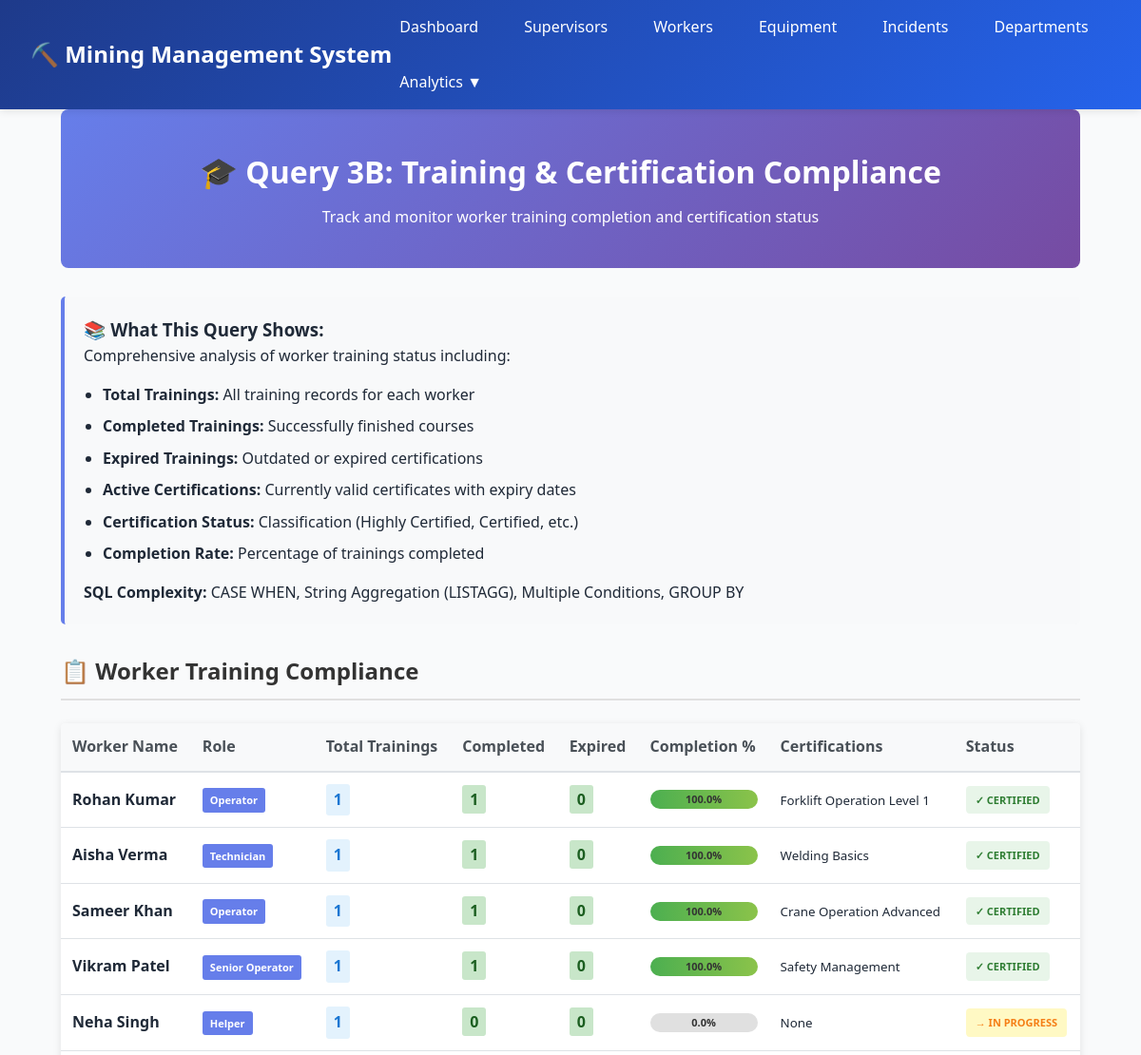
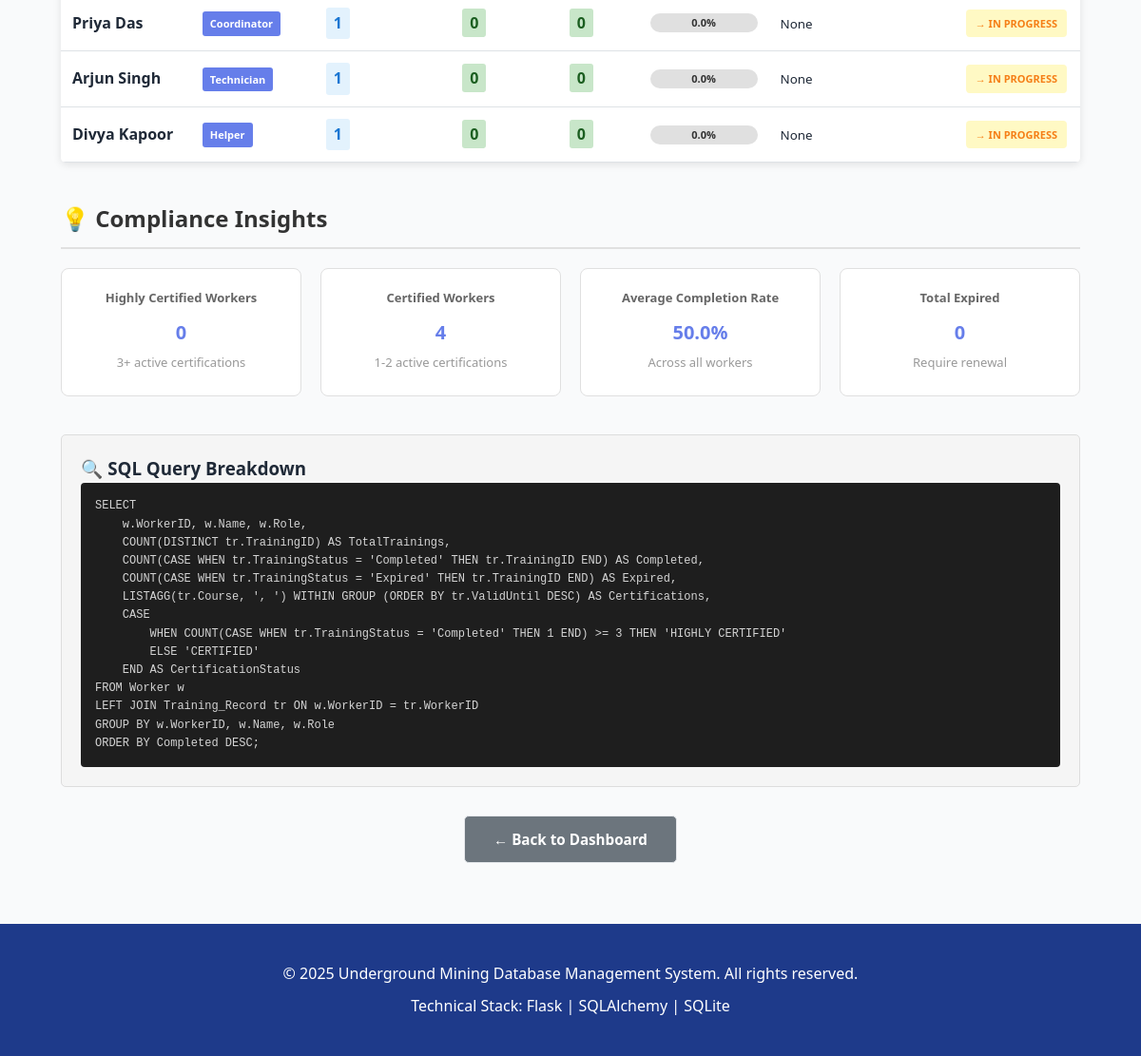
Screenshot of /analytics/query-3b-training with the database file from the repository (2 pictures, top to bottom).
### app.py (models this page shows)
class Worker(db.Model):
    __tablename__ = 'Worker'
    WorkerID = db.Column(db.Integer, primary_key=True, autoincrement=True)
    Name = db.Column(db.String(50), nullable=False)
    Age = db.Column(db.Integer)
    Role = db.Column(db.String(30))
    Contact = db.Column(db.String(20))
    S_ID = db.Column(db.Integer, db.ForeignKey('Supervisor.SupervisorID'))
    DepartmentID = db.Column(db.Integer, db.ForeignKey('Department.DepartmentID'))
    HireDate = db.Column(db.Date)
    Salary = db.Column(db.Float)
    EmploymentStatus = db.Column(db.String(20), default='Active')

class TrainingRecord(db.Model):
    __tablename__ = 'Training_Record'
    TrainingID = db.Column(db.Integer, primary_key=True, autoincrement=True)
    WorkerID = db.Column(db.Integer, db.ForeignKey('Worker.WorkerID'), nullable=False)
    TrainingDate = db.Column(db.Date, default=datetime.now)
    Course = db.Column(db.String(100))
    ValidUntil = db.Column(db.Date)
    TrainingStatus = db.Column(db.String(20), default='Completed')
    TrainingLevel = db.Column(db.String(30))
    Certified_By = db.Column(db.Integer, db.ForeignKey('Supervisor.SupervisorID'))

### app.py (the view)
@app.route('/analytics/query-3b-training')
@handle_errors
def query_3b_training():
    workers_training = db.session.query(
        Worker.WorkerID,
        Worker.Name,
        Worker.Role,
        func.count(distinct=TrainingRecord.TrainingID).label('total_trainings'),
        func.sum(db.case((TrainingRecord.TrainingStatus == 'Completed', 1), else_=0)).label('completed'),
        func.sum(db.case((TrainingRecord.TrainingStatus == 'Expired', 1), else_=0)).label('expired')
    ).outerjoin(TrainingRecord).group_by(Worker.WorkerID, Worker.Name, Worker.Role).order_by(
        desc(func.sum(db.case((TrainingRecord.TrainingStatus == 'Completed', 1), else_=0)))
    ).all()
    enriched_training = []
    for row in workers_training:
        total = row.total_trainings or 0
        completed = row.completed or 0
        expired = row.expired or 0
        certs = TrainingRecord.query.filter_by(WorkerID=row.WorkerID, TrainingStatus='Completed').all()
        cert_list = [c.Course for c in certs] if certs else []
        if total == 0:
            cert_status = 'NO CERTIFICATIONS'
        elif completed >= 3:
            cert_status = 'HIGHLY CERTIFIED'
        elif completed >= 1:
            cert_status = 'CERTIFIED'
        else:
            cert_status = 'IN PROGRESS'
        enriched_training.append({
            'worker_id': row.WorkerID,
            'name': row.Name,
            'role': row.Role,
            'total_trainings': total,
            'completed': completed,
            'expired': expired,
            'certifications': ', '.join(cert_list) if cert_list else 'None',
            'cert_status': cert_status,
            'completion_rate': round((completed / total * 100) if total > 0 else 0, 1)
        })
    return render_template('query_3b_training.html', workers=enriched_training)

### app.py (called while the page is built)
def handle_errors(f):
    @wraps(f)
    def decorated_function(*args, **kwargs):
        try:
            return f(*args, **kwargs)
        except Exception as e:
            print(f"Error: {str(e)}")
            print(traceback.format_exc())
            flash(f"Error: {str(e)}", "error")
            return redirect(url_for('index'))
    return decorated_function

@app.context_processor
def inject_helpers():
    def get_worker(worker_id):
        return Worker.query.get(worker_id) if worker_id else None
    def get_equipment(equip_id):
        return Equipment.query.get(equip_id) if equip_id else None
    return dict(get_worker=get_worker, get_equipment=get_equipment)

### templates/query_3b_training.html (shortened to what this page needs)
{% extends 'base.html' %}
{% block content %}
<div class="container">
    <div class="page-header-detailed">
        <h1>🎓 Query 3B: Training & Certification Compliance</h1>
        <p>Track and monitor worker training completion and certification status</p>
    </div>
    <div class="query-info-box">
        <h3>📚 What This Query Shows:</h3>
        <p>Comprehensive analysis of worker training status including:</p>
        <ul>
            <li><strong>Total Trainings:</strong> All training records for each worker</li>
            <li><strong>Completed Trainings:</strong> Successfully finished courses</li>
            <li><strong>Expired Trainings:</strong> Outdated or expired certifications</li>
            <li><strong>Active Certifications:</strong> Currently valid certificates with expiry dates</li>
            <li><strong>Certification Status:</strong> Classification (Highly Certified, Certified, etc.)</li>
            <li><strong>Completion Rate:</strong> Percentage of trainings completed</li>
        </ul>
        <p><strong>SQL Complexity:</strong> CASE WHEN, String Aggregation (LISTAGG), Multiple Conditions, GROUP BY</p>
    </div>
    {% if workers %}
    <div class="results-section">
        <h2>📋 Worker Training Compliance</h2>
        <div class="table-responsive">
            <table class="data-table training-table">
                <thead>
                    <tr>
                        <th>Worker Name</th>
                        <th>Role</th>
                        <th>Total Trainings</th>
                        <th>Completed</th>
                        <th>Expired</th>
                        <th>Completion %</th>
                        <th>Certifications</th>
                        <th>Status</th>
                    </tr>
                </thead>
                <tbody>
                    {% for worker in workers %}
                    <tr class="cert-{{ worker.cert_status|lower|replace(' ', '-') }}">
                        <td><strong>{{ worker.name }}</strong></td>
                        <td><span class="badge">{{ worker.role }}</span></td>
                        <td><span class="count-badge">{{ worker.total_trainings }}</span></td>
                        <td><span class="count-green">{{ worker.completed }}</span></td>
                        <td>
                            {% if worker.expired > 0 %}
                                <span class="count-red">{{ worker.expired }}</span>
                            {% else %}
                                <span class="count-green">0</span>
                            {% endif %}
                        </td>
                        <td>
                            <div class="progress-bar">
                                <div class="progress-fill" style="width: {{ worker.completion_rate }}%;"></div>
                                <span class="progress-text">{{ worker.completion_rate }}%</span>
                            </div>
                        </td>
                        <td><small>{{ worker.certifications }}</small></td>
                        <td>
                            {% if worker.cert_status == 'HIGHLY CERTIFIED' %}
                                <span class="status-badge highly-certified">⭐ HIGHLY CERTIFIED</span>
                            {% elif worker.cert_status == 'CERTIFIED' %}
                                <span class="status-badge certified">✓ CERTIFIED</span>
                            {% elif worker.cert_status == 'IN PROGRESS' %}
                                <span class="status-badge in-progress">→ IN PROGRESS</span>
                            {% else %}
                                <span class="status-badge not-certified">⚠️ NO CERTS</span>
                            {% endif %}
                        </td>
                    </tr>
                    {% endfor %}
                </tbody>
            </table>
        </div>
    </div>
    <div class="insights-section">
        <h2>💡 Compliance Insights</h2>
        <div class="insights-grid">
            <div class="insight-card">
                <h4>Highly Certified Workers</h4>
                <p><strong>{{ workers|selectattr('cert_status', 'equalto', 'HIGHLY CERTIFIED')|list|length }}</strong></p>
                <p>3+ active certifications</p>
            </div>
            <div class="insight-card">
                <h4>Certified Workers</h4>
                <p><strong>{{ workers|selectattr('cert_status', 'equalto', 'CERTIFIED')|list|length }}</strong></p>
                <p>1-2 active certifications</p>
            </div>
            <div class="insight-card">
                <h4>Average Completion Rate</h4>
                <p><strong>{{ (workers|sum(attribute='completion_rate') / workers|length)|round(1) }}%</strong></p>
                <p>Across all workers</p>
            </div>
            <div class="insight-card">
                <h4>Total Expired</h4>
                <p><strong>{{ workers|sum(attribute='expired') }}</strong></p>
                <p>Require renewal</p>
            </div>
        </div>
    </div>
    {% else %}
    <div class="empty-state">
        <p>No training data available. Please add training records.</p>
    </div>
    {% endif %}
    <div class="sql-explanation">
        <h3>🔍 SQL Query Breakdown</h3>
        <div class="code-block">
            <pre>SELECT
    w.WorkerID, w.Name, w.Role,
    COUNT(DISTINCT tr.TrainingID) AS TotalTrainings,
    COUNT(CASE WHEN tr.TrainingStatus = 'Completed' THEN tr.TrainingID END) AS Completed,
    COUNT(CASE WHEN tr.TrainingStatus = 'Expired' THEN tr.TrainingID END) AS Expired,
    LISTAGG(tr.Course, ', ') WITHIN GROUP (ORDER BY tr.ValidUntil DESC) AS Certifications,
    CASE
        WHEN COUNT(CASE WHEN tr.TrainingStatus = 'Completed' THEN 1 END) >= 3 THEN 'HIGHLY CERTIFIED'
        ELSE 'CERTIFIED'
    END AS CertificationStatus
FROM Worker w
LEFT JOIN Training_Record tr ON w.WorkerID = tr.WorkerID
GROUP BY w.WorkerID, w.Name, w.Role
ORDER BY Completed DESC;</pre>
        </div>
    </div>
    <div style="margin-top: 30px; text-align: center;">
        <a href="{{ url_for('index') }}" class="btn btn-secondary">← Back to Dashboard</a>
    </div>
</div>
{% endblock %}

### static/css/style.css (style rules this page uses)
* { margin: 0; padding: 0; box-sizing: border-box; }
:root { --primary-color: #1e3a8a; --secondary-color: #2563eb; --success-color: #10b981; --warning-color: #f59e0b; --danger-color: #ef4444; --critical-color: #dc2626; --light-bg: #f9fafb; --border-color: #e5e7eb; --text-color: #1f2937; --text-light: #6b7280; }
body { font-family: 'Segoe UI', Tahoma, Geneva, Verdana, sans-serif; background-color: var(--light-bg); color: var(--text-color); line-height: 1.6; }
.container { max-width: 1400px; margin: 0 auto; padding: 0 2rem; }
.btn { padding: 0.75rem 1.5rem; border: none; border-radius: 6px; cursor: pointer; text-decoration: none; font-weight: 600; transition: all 0.3s; display: inline-block; font-size: 0.95rem; }
.btn-secondary { background: var(--light-bg); color: var(--text-color); border: 1px solid var(--border-color); }
.data-table { width: 100%; border-collapse: collapse; background: white; border-radius: 8px; overflow: hidden; box-shadow: 0 2px 8px rgba(0,0,0,0.08); margin: 1.5rem 0; }
.data-table thead { background: var(--primary-color); color: white; }
.data-table th { padding: 1rem; text-align: left; font-weight: 600; }
.data-table td { padding: 1rem; border-bottom: 1px solid var(--border-color); }
.badge { display: inline-block; padding: 0.35rem 0.75rem; border-radius: 20px; font-size: 0.8rem; font-weight: 600; background: var(--secondary-color); color: white; white-space: nowrap; }
.status-badge { display: inline-block; padding: 0.4rem 0.8rem; border-radius: 6px; font-size: 0.8rem; font-weight: 600; white-space: nowrap; }

### rows the page displays
Worker: name "Rohan Kumar", role "Operator"
TrainingRecord: certifications "Forklift Operation Level 1"
Worker: name "Aisha Verma", role "Technician"
TrainingRecord: certifications "Welding Basics"
Worker: name "Sameer Khan", role "Operator"
TrainingRecord: certifications "Crane Operation Advanced"
Worker: name "Vikram Patel", role "Senior Operator"
TrainingRecord: certifications "Safety Management"
Worker: name "Neha Singh", role "Helper", total_trainings "1", completed "0", completion_rate "0.0", certifications "None", shows "→ IN PROGRESS"
Worker: name "Priya Das", role "Coordinator", total_trainings "1", completed "0", completion_rate "0.0", certifications "None", shows "→ IN PROGRESS"
Worker: name "Arjun Singh", role "Technician", total_trainings "1", completed "0", completion_rate "0.0", certifications "None", shows "→ IN PROGRESS"
Worker: name "Divya Kapoor", role "Helper", total_trainings "1", completed "0", completion_rate "0.0", certifications "None", shows "→ IN PROGRESS"

### other values shown
{{ worker.total_trainings }} "1" "1" "1" "1"
{{ worker.completed }} "1" "1" "1" "1"
{{ worker.completion_rate }} "100.0" "100.0" "100.0" "100.0"
{{ workers|selectattr('cert_status', 'equalto', 'CERTIFIED')|list|length }} "4"
{{ (workers|sum(attribute='completion_rate') / workers|length)|round(1) }} "50.0"
{{ workers|sum(attribute='expired') }} "0"
